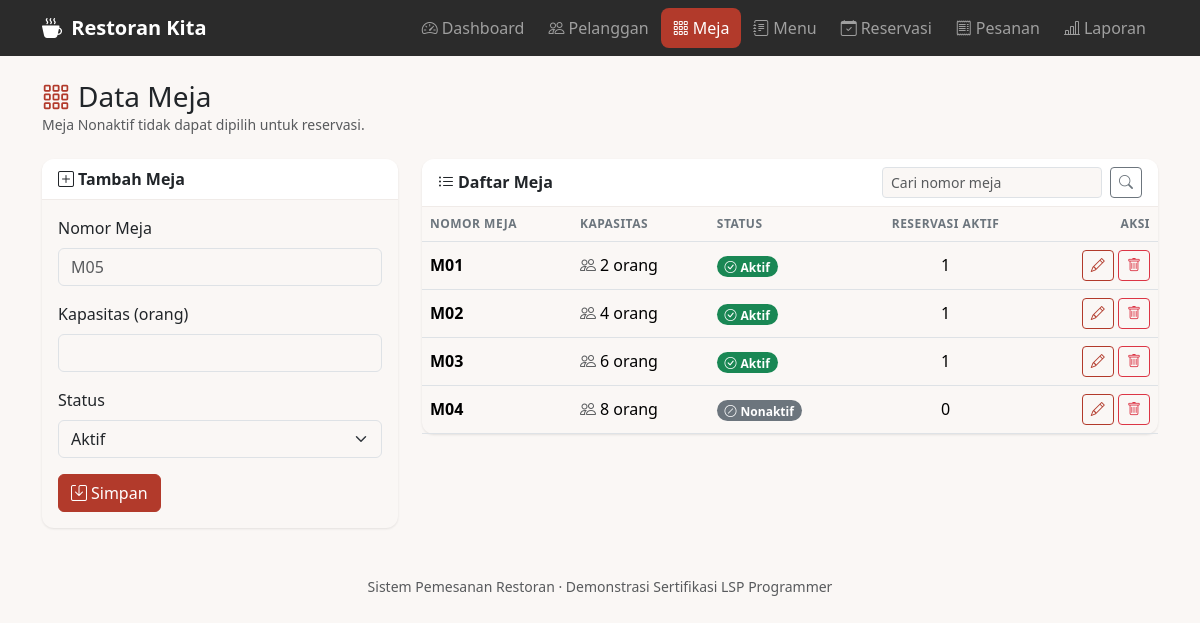
/index.php?page=tables, run on the app's committed database.
### tables this page shows
CREATE TABLE restaurant_tables (
    id INT UNSIGNED AUTO_INCREMENT PRIMARY KEY,
    table_number VARCHAR(10) NOT NULL UNIQUE,
    capacity INT UNSIGNED NOT NULL,
    status ENUM('Aktif', 'Nonaktif') NOT NULL DEFAULT 'Aktif'
);

### index.php (called while the page is built, shortened)
<?php
require_once __DIR__ . '/includes/functions.php';
require_once __DIR__ . '/classes/RestaurantTable.php';
$page = $_GET['page'] ?? 'dashboard';
try {
    require __DIR__ . '/pages/' . $page . '.php';
} catch (PDOException $e) {
    ob_clean();
    error_log('Kesalahan database: ' . $e->getMessage());
    $pageTitle = 'Terjadi Kesalahan';
    require __DIR__ . '/includes/header.php';
    echo '<div class="alert alert-danger">Terjadi kesalahan saat mengakses database. Silakan coba lagi.</div>';
    require __DIR__ . '/includes/footer.php';
}

### classes/BaseModel.php (called while the page is built, shortened)
<?php
abstract class BaseModel
{
    public function __construct(PDO $db)
    {
        $this->db = $db;
    }
}

### classes/RestaurantTable.php (called while the page is built, shortened)
<?php
require_once __DIR__ . '/BaseModel.php';
class RestaurantTable extends BaseModel
{
    public function all(string $search = ''): array
    {
        $stmt = $this->db->prepare('
            SELECT t.*,
                   (SELECT COUNT(*) FROM reservations r
                    WHERE r.table_id = t.id AND r.status IN (?, ?) AND r.reservation_date >= ?) AS upcoming_count
            FROM restaurant_tables t
            WHERE t.table_number LIKE ?
            ORDER BY t.table_number');
        $stmt->execute([...ACTIVE_RESERVATION_STATUSES, date('Y-m-d'), '%' . $search . '%']);
        return $stmt->fetchAll();
    }
}

### pages/tables.php (the view, shortened to what this page needs)
<?php
$tableModel = new RestaurantTable($db);
$form = ['id' => '', 'table_number' => '', 'capacity' => '', 'status' => 'Aktif'];
$search = query('q');
$isEdit = $form['id'] !== '';
$tables = $tableModel->all($search);
require __DIR__ . '/../includes/header.php';
echo pageHeader('Data Meja', 'bi-grid-3x3-gap', 'Meja Nonaktif tidak dapat dipilih untuk reservasi.');
?>
<div class="row g-4">
    <div class="col-lg-4">
        <div class="card">
            <div class="card-header"><i class="bi <?= $isEdit ? 'bi-pencil-square' : 'bi-plus-square' ?> me-1"></i><?= $isEdit ? 'Ubah Meja' : 'Tambah Meja' ?></div>
            <div class="card-body">
                <form method="post">
                    <div class="mb-3">
                        <label for="table_number" class="form-label">Nomor Meja</label>
                        <input type="text" class="form-control" id="table_number" name="table_number" maxlength="10" required value="<?= e($form['table_number']) ?>" placeholder="M05">
                    </div>
                    <div class="mb-3">
                        <label for="capacity" class="form-label">Kapasitas (orang)</label>
                        <input type="number" class="form-control" id="capacity" name="capacity" min="1" required value="<?= e($form['capacity']) ?>">
                    </div>
                    <div class="mb-3">
                        <label for="status" class="form-label">Status</label>
                        <select class="form-select" id="status" name="status">
                            <?php foreach (TABLE_STATUSES as $status): ?>
                                <option value="<?= e($status) ?>" <?= $form['status'] === $status ? 'selected' : '' ?>><?= e($status) ?></option>
                            <?php endforeach; ?>
                        </select>
                    </div>
                    <button type="submit" class="btn btn-primary"><i class="bi bi-save me-1"></i>Simpan</button>
                </form>
            </div>
        </div>
    </div>
    <div class="col-lg-8">
        <div class="card">
            <div class="card-header d-flex flex-wrap justify-content-between align-items-center gap-2">
                <span><i class="bi bi-list-ul me-1"></i>Daftar Meja</span>
                <form method="get" class="d-flex gap-2" role="search">
                    <input type="search" name="q" class="form-control form-control-sm" placeholder="Cari nomor meja" value="<?= e($search) ?>" aria-label="Cari meja">
                    <button type="submit" class="btn btn-sm btn-outline-secondary"><i class="bi bi-search"></i></button>
                </form>
            </div>
            <?php if (empty($tables)): ?>
                <?= emptyState($search !== '' ? 'Meja dengan kata kunci "' . $search . '" tidak ditemukan.' : 'Belum ada data meja.') ?>
            <?php else: ?>
                <div class="table-responsive">
                    <table class="table table-hover">
                        <thead>
                        <tr>
                            <th>Nomor Meja</th>
                            <th>Kapasitas</th>
                            <th>Status</th>
                            <th class="text-center">Reservasi Aktif</th>
                            <th class="text-end">Aksi</th>
                        </tr>
                        </thead>
                        <tbody>
                        <?php foreach ($tables as $table): ?>
                            <tr>
                                <td class="fw-semibold"><?= e($table['table_number']) ?></td>
                                <td><i class="bi bi-people text-muted me-1"></i><?= (int) $table['capacity'] ?> orang</td>
                                <td><?= statusBadge($table['status']) ?></td>
                                <td class="text-center"><?= (int) $table['upcoming_count'] ?></td>
                                <td class="text-end text-nowrap">
                                    <a href="<?= e(pageUrl('tables', ['edit' => $table['id']])) ?>" class="btn btn-sm btn-outline-primary" title="Ubah"><i class="bi bi-pencil"></i></a>
                                    <?= actionButton('delete', (int) $table['id'], 'Hapus', 'btn-outline-danger', 'Hapus meja ' . $table['table_number'] . '?', [], 'bi-trash', true) ?>
                                </td>
                            </tr>
                        <?php endforeach; ?>
                        </tbody>
                    </table>
                </div>
            <?php endif; ?>
        </div>
    </div>
</div>
<?php require __DIR__ . '/../includes/footer.php'; ?>

### includes/functions.php (shortened to what this page needs)
<?php
function e($value): string
{
    return htmlspecialchars((string) $value, ENT_QUOTES, 'UTF-8');
}
function statusBadgeClass(string $status): string
{
    $map = [
        'Aktif'        => 'success',
        'Nonaktif'     => 'secondary',
        'Menunggu'     => 'warning',
        'Dikonfirmasi' => 'info',
        'Diproses'     => 'warning',
        'Selesai'      => 'success',
        'Dibatalkan'   => 'danger',
    ];
    return $map[$status] ?? 'secondary';
}
function statusBadge(string $status): string
{
    $icons = [
        'Aktif'        => 'bi-check-circle',
        'Nonaktif'     => 'bi-slash-circle',
        'Menunggu'     => 'bi-hourglass-split',
        'Dikonfirmasi' => 'bi-check2-circle',
        'Diproses'     => 'bi-fire',
        'Selesai'      => 'bi-check-circle-fill',
        'Dibatalkan'   => 'bi-x-circle',
    ];
    return '<span class="badge rounded-pill text-bg-' . statusBadgeClass($status) . '">'
        . '<i class="bi ' . ($icons[$status] ?? 'bi-circle') . ' me-1"></i>' . e($status) . '</span>';
}
function pageHeader(string $title, string $icon, string $subtitle = '', string $actionHtml = ''): string
{
    return '<div class="page-header d-flex flex-wrap justify-content-between align-items-center gap-2 mb-4">'
        . '<div><h1 class="h3 mb-0"><i class="bi ' . e($icon) . ' text-primary me-2"></i>' . e($title) . '</h1>'
        . ($subtitle !== '' ? '<p class="text-muted mb-0 small">' . e($subtitle) . '</p>' : '')
        . '</div>'
        . ($actionHtml !== '' ? '<div class="no-print">' . $actionHtml . '</div>' : '')
        . '</div>';
}
function pageUrl(string $page, array $params = []): string
{
    return 'index.php?' . http_build_query(['page' => $page] + $params);
}
function actionButton(string $action, int $id, string $label, string $btnClass, string $confirmMessage = '', array $extra = [], string $icon = '', bool $iconOnly = false): string
{
    $onsubmit = $confirmMessage !== '' ? ' onsubmit="return confirm(' . e(json_encode($confirmMessage)) . ');"' : '';
    $html = '<form method="post" class="d-inline"' . $onsubmit . '>'
        . '<input type="hidden" name="action" value="' . e($action) . '">'
        . '<input type="hidden" name="id" value="' . $id . '">';
    $iconHtml = $icon !== '' ? '<i class="bi ' . e($icon) . ($iconOnly ? '' : ' me-1') . '"></i>' : '';
    $labelHtml = $iconOnly ? '<span class="visually-hidden">' . e($label) . '</span>' : e($label);
    return $html . '<button type="submit" class="btn btn-sm ' . e($btnClass) . '" title="' . e($label) . '">'
        . $iconHtml . $labelHtml . '</button></form>';
}
function query(string $key, string $default = ''): string
{
    $value = $_GET[$key] ?? $default;
    return is_string($value) ? trim($value) : $default;
}

### assets/css/style.css (style rules this page uses)
:root { --brand: #b23a2b; --brand-dark: #8f2e22; --brand-soft: #fbeae7; --bs-primary: #b23a2b; --bs-primary-rgb: 178, 58, 43; --bs-link-color: #b23a2b; --bs-link-color-rgb: 178, 58, 43; --bs-link-hover-color: #8f2e22; --bs-link-hover-color-rgb: 143, 46, 34; --bs-body-bg: #faf7f5; }
.btn-primary { --bs-btn-bg: var(--brand); --bs-btn-border-color: var(--brand); --bs-btn-hover-bg: var(--brand-dark); --bs-btn-hover-border-color: var(--brand-dark); --bs-btn-active-bg: var(--brand-dark); --bs-btn-active-border-color: var(--brand-dark); --bs-btn-disabled-bg: var(--brand); --bs-btn-disabled-border-color: var(--brand); }
.btn-outline-primary { --bs-btn-color: var(--brand); --bs-btn-border-color: var(--brand); --bs-btn-hover-bg: var(--brand); --bs-btn-hover-border-color: var(--brand); --bs-btn-active-bg: var(--brand-dark); --bs-btn-active-border-color: var(--brand-dark); }
.card { border: 0; border-radius: .75rem; box-shadow: 0 1px 3px rgba(0, 0, 0, .06), 0 1px 2px rgba(0, 0, 0, .04); }
.card-header { background: #fff; border-bottom: 1px solid #f0ebe8; border-radius: .75rem .75rem 0 0 !important; font-weight: 600; }
.table-responsive { position: relative; }
.table { --bs-table-bg: transparent; margin-bottom: 0; }
.table thead th { font-size: .75rem; text-transform: uppercase; letter-spacing: .04em; color: #6c757d; font-weight: 600; background: #fbf8f6; }
.table td, .table th { vertical-align: middle; }

### data on the page
restaurant_tables: table_number "M01", capacity "2", status "Aktif", upcoming_count "1"
restaurant_tables: table_number "M02", capacity "4", status "Aktif", upcoming_count "1"
restaurant_tables: table_number "M03", capacity "6", status "Aktif", upcoming_count "1"
restaurant_tables: table_number "M04", capacity "8", status "Nonaktif", upcoming_count "0"

### other printed values
$label "Dashboard"
$label "Pelanggan"
$label "Meja"
$label "Menu"
$label "Reservasi"
$label "Pesanan"
$label "Laporan"
$title "Data Meja"
$subtitle "Meja Nonaktif tidak dapat dipilih untuk reservasi."
form field status "Aktif"
